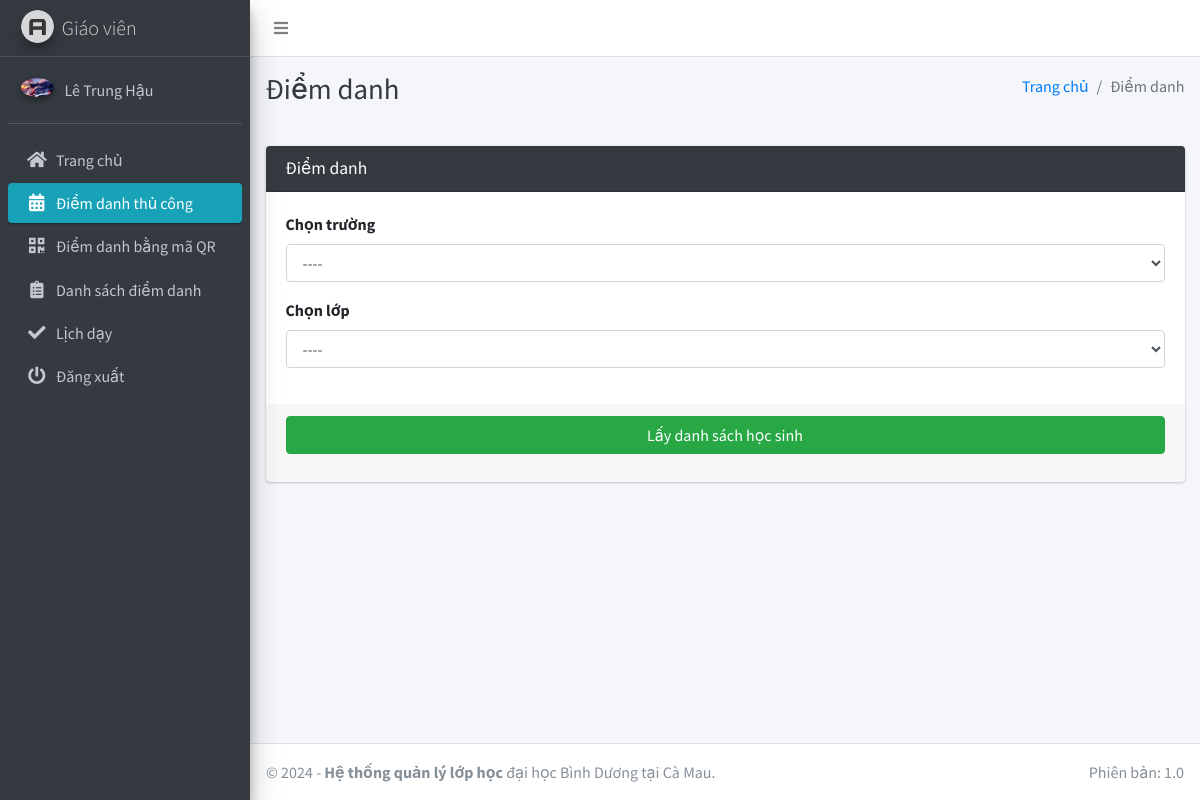
Page /teacher/attendance/take/ (signed in) on the committed database.
### main_app/models.py (models this page shows, shortened)
class CustomUser(AbstractUser):
    USER_TYPE = ((1, "HOD"), (2, "Staff"), (3, "Student"))
    GENDER = [("M", "Nam"), ("F", "Nữ")]
    username = None
    email = models.EmailField(unique=True, null=True, blank=True)
    student_id = models.CharField(max_length=20, unique=True, null=True, blank=True)
    user_type = models.CharField(default=1, choices=USER_TYPE, max_length=1)
    gender = models.CharField(max_length=1, choices=GENDER)
    profile_pic = models.ImageField(null=True, blank=True)
    address = models.TextField()
    qr_code = models.ImageField(
        upload_to="QR/", null=True, blank=True
    )  # Thêm trường lưu mã QR
    created_at = models.DateTimeField(auto_now_add=True)
    updated_at = models.DateTimeField(auto_now=True)
    USERNAME_FIELD = "student_id"  # Mặc định là student_id
    REQUIRED_FIELDS = []
    objects = CustomUserManager()

### main_app/staff_views.py (the view)
# urls.py: path("teacher/attendance/take/", staff_views.staff_take_attendance, name='staff_take_attendance'),
def staff_take_attendance(request):
    staff = get_object_or_404(Staff, admin=request.user)
    teachingSchedule = TeachingSchedule.objects.filter(staff_id=staff)
    subjects = [schedule.list_class_name() for schedule in teachingSchedule]
    sessions = list(set(schedule.list_school_name() for schedule in teachingSchedule))
    context = {
        "subjects": subjects,
        "sessions": sessions,  # Danh sách các trường không trùng lặp
        "page_title": "Điểm danh",
    }
    return render(request, "staff_template/staff_take_attendance.html", context)

### main_app/models.py (called while the page is built)
    def __str__(self):
        return self.name

    def list_class_name(self):
        return self.class_name

    def list_school_name(self):
        return self.school_name

### main_app/templates/staff_template/staff_take_attendance.html (shortened to what this page needs)
{% extends 'main_app/base.html' %}
{% load static %}
{% block page_title %}{{page_title}}{% endblock page_title %}
{% block content %}
<section class="content">
  <div class="container-fluid">
    <div class="row">
      <div class="col-md-12">
        <div class="card card-dark">
          <div class="card-header">
            <h3 class="card-title">{{page_title}}</h3>
          </div>
          <div class="card-body">
            <div class="form-group">
              <label>Chọn trường</label>
              <select name="session" id="session" class="form-control">
                <option value="">----</option>
              </select>
            </div>
            <div class="form-group">
              <label>Chọn lớp</label>
              <select name="subject" class="form-control" id="subject">
                <option value="">----</option>
              </select>
            </div>
          </div>
          <div class="card-footer">
            <button type="button" id="fetch_student" class="btn btn-success btn-block">
              Lấy danh sách học sinh
            </button>
          </div>
        </div>
      </div>
    </div>
  </div>
</section>
{% endblock content %}

### main_app/templates/main_app/sidebar_template.html (shortened to what this page needs)
{% load static %}
<aside class="main-sidebar sidebar-dark-info elevation-4">
    {% if request.user.user_type == '1' %}
    <a href="{% url 'admin_home' %}" class="brand-link">
        <img src="{% static 'dist/img/controll.ico' %} " alt="AdminLTE Logo"
            class="brand-image img-circle elevation-3" >
        <span class="brand-text font-weight-light">Bảng điều khiển</span>
    </a>
    <div class="sidebar">
        <div class="user-panel mt-3 pb-3 mb-3 d-flex">
            <div class="image">
                <img src="{{ request.user.profile_pic}}" class="img-circle elevation-2" alt="User Image">
            </div>
            <div class="info">
                <a href="#" class="d-block">{{user.last_name}}{{user.first_name}}</a>
            </div>
        </div>
        <nav class="mt-2">
            <ul class="nav nav-pills nav-sidebar flex-column" data-widget="treeview" role="menu" data-accordion="false">
                <li class="nav-item">
                    {% url 'admin_home' as admin_home %}
                    <a href="{{admin_home}}" class="nav-link {% if admin_home == request.path %} active {% endif %}">
                        <i class="nav-icon fas fa-home"></i>
                        <p>
                            Trang chủ
                        </p>
                    </a>
                </li>
                <li class="nav-item">
                    {% url 'admin_view_profile' as admin_view_profile %}
                    <a href="{{admin_view_profile}}"
                        class="nav-link {% if admin_view_profile == request.path %} active {% endif %}">
                        <i class="nav-icon fas fa-address-card"></i>
                        <p>
                            Chỉnh sửa thông tin
                        </p>
                    </a>
                </li>
                <li class="nav-item">
                    {% url 'manage_course' as manage_course %}
                    <a href="{{manage_course}}" class="nav-link {% if manage_course == request.path %} active {% endif %}">
                        <i class="nav-icon fas fa-school"></i>
                        <p>
                            Quản lý trường
                        </p>
                    </a>
                </li>
                <li class="nav-item">
                    {% url 'manage_subject' as manage_subject %}
                    <a href="{{manage_subject}}" class="nav-link {% if manage_subject == request.path %} active {% endif %}">
                        <i class="nav-icon fas fa-chalkboard-teacher"></i>
                        <p>
                            Quản lý lớp học
                        </p>
                    </a>
                </li>
                <li class="nav-item">
                    {% url 'manage_session' as manage_session %}
                    <a href="{{manage_session}}" class="nav-link {% if manage_session == request.path %} active {% endif %}">
                        <i class="nav-icon fas fa-calendar-alt"></i>
                        <p>
                            Quản lý lịch dạy học
                        </p>
                    </a>
                </li>
                <li class="nav-item">
                    {% url 'manage_staff' as manage_staff %}
                    <a href="{{manage_staff}}" class="nav-link {% if manage_staff == request.path %} active {% endif %}">
                        <i class="nav-icon fas fa-user-tie"></i>
                        <p>
                            Quản lý giáo viên
                        </p>
                    </a>
                </li>
                    <li class="nav-item">
                        {% url 'manage_student' as manage_student %}
                        <a href="{{manage_student}}" class="nav-link {% if manage_student == request.path %} active {% endif %}">
                            <i class="nav-icon fas fa-user-graduate"></i>
                            <p>
                                Quản lý học sinh
                            </p>
                        </a>
                    </li>
                {% comment %} <li class="nav-item">
                    {% url 'admin_notify_staff' as admin_notify_staff %}
                    <a href="{{admin_notify_staff}}"
                        class="nav-link {% if admin_notify_staff == request.path %} active {% endif %}">
                        <i class="nav-icon fas fa-bullhorn"></i>
                        <p>
                            Thông báo cho nhân viên
                        </p>
                    </a>
                </li>
                <li class="nav-item">
                    {% url 'admin_notify_student' as admin_notify_student %}
                    <a href="{{admin_notify_student}}"
                        class="nav-link {% if admin_notify_student == request.path %} active {% endif %}">
                        <i class="nav-icon fas fa-bullhorn"></i>
                        <p>
                            Thông báo cho học sinh
                        </p>
                    </a>
                </li> {% endcomment %}
                <li class="nav-item">
                    {% url 'admin_view_attendance' as admin_view_attendance %}
                <li class="nav-item">
                    <a href="{{admin_view_attendance}}"
                        class="nav-link  {% if admin_view_attendance == request.path %} active {% endif %}">
                        <i class="nav-icon fas fa-clipboard-list"></i>
                        <p>
                            Xem điểm danh
                        </p>
                    </a>
                </li>
                {% comment %} <li class="nav-item">
                    {% url 'student_feedback_message' as student_feedback_message %}
                    <a href="{{ student_feedback_message }}"
                        class="nav-link  {% if student_feedback_message == request.path %} active {% endif %}">
                        <i class="nav-icon fas fa-comment-alt"></i>
                        <p>
                           Phản hồi của học sinh
                        </p>
                    </a>
                </li>
                <li class="nav-item">
                    {% url 'staff_feedback_message' as staff_feedback_message %}
                    <a href="{{staff_feedback_message}}"
                        class="nav-link   {% if staff_feedback_message == request.path %} active {% endif %}">
                        <i class="nav-icon fas fa-comment"></i>
                        <p>
                            Phản hồi của nhân viên
                        </p>
                    </a>
                </li>
                <li class="nav-item">
                    {% url 'view_staff_leave' as view_staff_leave %}
                    <a href="{{view_staff_leave}}"
                        class="nav-link  {% if view_staff_leave == request.path %} active {% endif %}">
                        <i class="nav-icon fas fa-check-double"></i>
                        <p>
                            Nhân viên nghĩ phép
                        </p>
                    </a>
                </li>
                <li class="nav-item">
                    {% url 'view_student_leave' as view_student_leave %}
                    <a href="{% url 'view_student_leave' %}"
                        class="nav-link  {% if view_student_leave == request.path %} active {% endif %}">
                        <i class="nav-icon fas fa-check-double"></i>
                        <p>
                            Học sinh nghĩ phép
                        </p>
                    </a>
                </li> {% endcomment %}
                {% elif request.user.user_type == '2' %}
                <a href="#" class="brand-link">
                    <img src="{% static 'dist/img/AdminLTELogo.png' %} " alt="AdminLTE Logo"
                        class="brand-image img-circle elevation-3" style="opacity: .8">
                    <span class="brand-text font-weight-light">Giáo viên</span>
                </a>
                <div class="sidebar">
                    <div class="user-panel mt-3 pb-3 mb-3 d-flex">
                        <div class="image">
                            <img src="{{ request.user.profile_pic}}" class="img-circle elevation-2" alt="User Image">
                        </div>
                        <div class="info">
                            {% url 'staff_view_profile' as staff_view_profile %}
                           <a href="{{staff_view_profile}}" class="d-block">{{user.last_name}} {{user.first_name}}</a>
                        </div>
                    </div>
                    <nav class="mt-2">
                        <ul class="nav nav-pills nav-sidebar flex-column" data-widget="treeview" role="menu"
                            data-accordion="false">
                            <li class="nav-item">
                                {% url 'staff_home' as staff_home %}
                                <a href="{{staff_home}}"
                                    class="nav-link {% if staff_home == request.path %} active {% endif %}">
                                    <i class="nav-icon fas fa-home"></i>
                                    <p>
                                        Trang chủ
                                    </p>
                                </a>
                            </li>
                            <li class="nav-item">
                                {% url 'staff_take_attendance' as staff_take_attendance %}
                                <a href="{{staff_take_attendance}}"
                                    class="nav-link {% if staff_take_attendance == request.path %} active {% endif %}">
                                    <i class="nav-icon fas fa-calendar-alt"></i>
                                    <p>
                                        Điểm danh thủ công
                                    </p>
                                </a>
                            </li>
                            <li class="nav-item">
                                {% url 'staff_view_notification' as staff_view_notification %}
                                <a href="{{staff_view_notification}}"
                                    class="nav-link {% if staff_view_notification == request.path %} active {% endif %}">
                                    <i class="nav-icon fas fa-qrcode"></i>
                                    <p>
                                        Điểm danh bằng mã QR
                                    </p>
                                </a>
                            </li>
                            <li class="nav-item">
                                {% url 'staff_update_attendance' as staff_update_attendance %}
                                <a href="{{staff_update_attendance}}"
                                    class="nav-link {% if staff_update_attendance == request.path %} active {% endif %}">
                                    <i class="nav-icon fas fa-clipboard-list"></i>
                                    <p>
                                        Danh sách điểm danh
                                    </p>
                                </a>
                            </li>
                            <li class="nav-item">
                                {% url 'staff_apply_leave' as staff_apply_leave %}
                                <a href="{{staff_apply_leave}}"
                                    class="nav-link {% if staff_apply_leave == request.path %} active {% endif %}">
                                    <i class="nav-icon fas fa-check"></i>
                                    <p>
                                        Lịch dạy
                                    </p>
                                </a>
                            </li>
                                        {% endif %}
                                        <li class="nav-item">
                                            <a href="{% url 'user_logout' %}"
                                                onclick="return confirm('Phiên của bạn sẽ bị chấm dứt.\n\nTiếp tục?')"
                                                class="nav-link">
                                                <i class="nav-icon fas fa-power-off"></i>
                                                <p>
                                                    Đăng xuất
                                                </p>
                                            </a>
                                        </li>
                                    </ul>
                                </nav>
                            </div>
</aside>

### rows in the picture
CustomUser: user.profile_pic (picture), last_name "Lê", first_name "Trung Hậu"

### other values in the picture
{{ page_title }} "Điểm danh"
